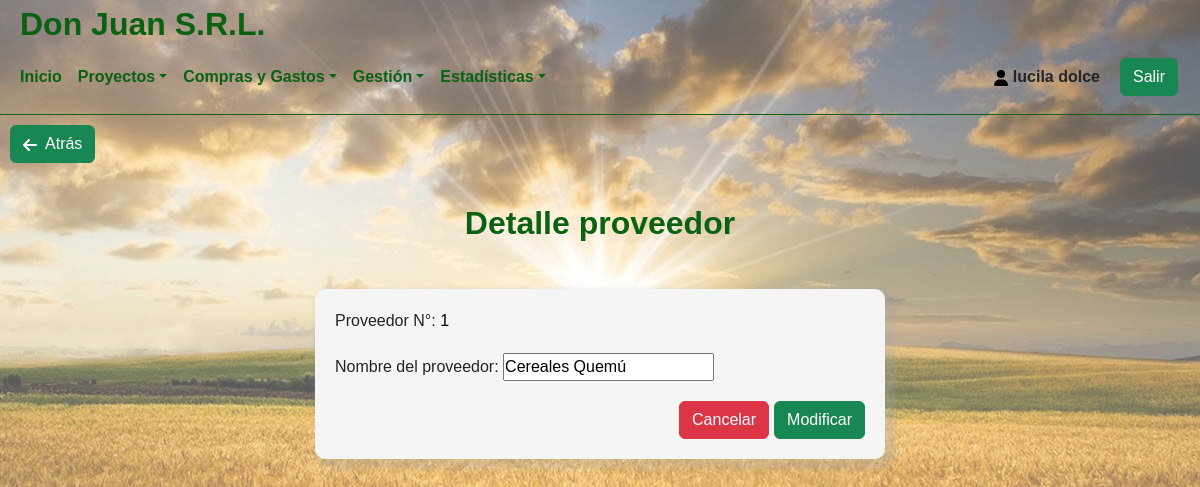
The page /System/detalleProveedor.php?no=1 (signed in) on the database its author committed.
### tables this page shows
CREATE TABLE `usuarios` (
  `id_usuario` int(11) NOT NULL,
  `usuario` varchar(45) NOT NULL,
  `password` varchar(45) NOT NULL,
  `nombre` varchar(45) NOT NULL,
  `apellido` varchar(45) NOT NULL,
  `id_tipoUsuario` int(11) NOT NULL,
  `id_EstadoUsuario` int(1) NOT NULL
);

CREATE TABLE `proveedores` (
  `id_Proveedor` int(2) NOT NULL,
  `proveedor` varchar(100) NOT NULL
);

### System/detalleProveedor.php (the view, shortened to what this page needs)
<?php
include('../Template/Cabecera.php');
$consulta = Consultar($_GET['no']);
function Consultar($no_id)
{
    include('../Modelo/Conexion.php');
	$sentencia =  "SELECT * FROM proveedores WHERE id_Proveedor='".$no_id."'";
	$resultado = mysqli_query($conexion, $sentencia);
	$filas = mysqli_fetch_assoc($resultado);
	return [
		$filas['id_Proveedor'],
		$filas['proveedor'],
	];
}
$id = $consulta[0];
$prov = $consulta[1];
?>
<div class="centrado">
    <div class="centrado-vlv">
        <a href="./proveedores.php"><button class="btn btn-success">&nbsp Atrás</button></a>
    </div>
    <div class="centrado--titulo">
        <h1>Detalle proveedor</h1>
    </div>
    <div class="centrado--form">
        <form action="./modProveedor.php" name="form_mod" id="form_mod" method="POST" class="centrado--form--form">
            <div>
                <label for="id">Proveedor N°:</label>
                <input type="text" name="id" id="id" class="readonly" value="<?php echo $id; ?>" readonly>
            </div>
            <div>
                <label for="name">Nombre del proveedor:</label>
                <input type="text" name="prov" id="prov" value="<?php echo $prov;?>" required>
            </div>
            <div class="labelInputbtn" style="gap:5px;">
                <button type="reset" class="btn btn-danger">Cancelar</button>
                <button type="button" id="btnform" class="btn btn-success">Modificar</button>
            </div>
        </form>
    </div>
</div>

### Template/Cabecera.php (shortened to what this page needs)
<?php
include ("../Modelo/Conexion.php");
$iduser = $_SESSION['usuario'];
$sql = "SELECT * FROM usuarios WHERE usuario='$iduser'";
$resultado = $conexion->query($sql);
$row = $resultado->fetch_assoc();
$nombre = $row['nombre'];
$apellido = $row['apellido'];
$tipoUsu = $row['id_tipoUsuario'];
?>
<!DOCTYPE html>
<html lang="es">
<head>
    <link href="https://cdn.jsdelivr.net/npm/bootstrap@5.2.0-beta1/dist/css/bootstrap.min.css" rel="stylesheet">
    <link href="https://unpkg.com/aos@2.3.1/dist/aos.css" rel="stylesheet">
	<link rel="stylesheet" href="../Css/estilos.css">
</head>
<body>
<header class="hea-pri" >
	<div class="titPrincipal">
		<h1>Don Juan S.R.L.</h1>
	</div>
    <nav class="navbar navbar-expand-lg navbar-light" style="border-bottom: 1px solid #0a6111;">
        <div class="container-fluid navpri">
            <div class="collapse navbar-collapse" id="navbarNav" >
                <ul class="navbar-nav">
				<li class="nav-item">
					<a href="./Inicio.php" class="nav-link" style="color: #0a6111;" aria-current="page">Inicio</a>
				</li>
                <li class="nav-item dropdown">
                        <a href="#" class="nav-link dropdown-toggle " id="navbarDropdown" role="button" data-bs-toggle="dropdown" aria-expanded="false" style="color: #0a6111;">Proyectos</a>
                    </li>
                    <li class="nav-item dropdown">
                        <a href="#" class="nav-link dropdown-toggle " id="navbarDropdown" role="button" data-bs-toggle="dropdown" aria-expanded="false" style="color: #0a6111;">Compras y Gastos</a>
                    </li>
					<?php if($tipoUsu == 1){;?>
					<li class="nav-item dropdown">
                        <a href="#" class="nav-link dropdown-toggle " id="navbarDropdown" role="button" data-bs-toggle="dropdown" aria-expanded="false" style="color: #0a6111;">Gestión</a>
                    </li>
					<?php };?>
					<li class="nav-item dropdown">
                        <a href="#" class="nav-link dropdown-toggle " id="navbarDropdown" role="button" data-bs-toggle="dropdown" aria-expanded="false" style="color: #0a6111;">Estadísticas</a>
                    </li>
                </ul>
            </div>
            <div class="exit">
				<div class="exit-name">
				<p><svg xmlns="http://www.w3.org/2000/svg" height="1em" viewBox="0 0 448 512" style="fill:#000000;"><path d="M224 256A128 128 0 1 0 224 0a128 128 0 1 0 0 256zm-45.7 48C79.8 304 0 383.8 0 482.3C0 498.7 13.3 512 29.7 512H418.3c16.4 0 29.7-13.3 29.7-29.7C448 383.8 368.2 304 269.7 304H178.3z"/></svg>&nbsp<?php echo $nombre." ".$apellido;?></p>
				</div>
				<div class="exit-exit">
					<a href="../index.php">
						<button class="btn btn-success">Salir</button>
					</a>
				</div>
			</div>
        </div>
    </nav>
</header>

### Css/estilos.css (style rules this page uses)
* { margin: 0; padding: 0; box-sizing: border-box; font-family: 'Montserrat Alternates', sans-serif; }
body { background-color: whitesmoke; background-image: linear-gradient( to right, rgba(255, 255, 255, 0.35), rgba(255, 255, 255, 0.35) ), url('../imagenes/campo.jpg'); background-repeat: no-repeat; background-attachment: fixed; background-size: cover; object-fit: cover; background-repeat: no-repeat; background-position: center center; justify-content: center; align-items: center; height: auto; }
a { text-decoration: none; }
h1 { color: #0a6111; display: block; font-size: 2em; margin-block-start: 0.67em; margin-block-end: 0.67em; margin-inline-start: 0px; margin-inline-end: 0px; font-weight: bold; }
.nav-link { font-weight: bold; }
.exit-name { font-weight: bold; }
.titPrincipal { width: 100%; height: 40px; display: flex; justify-content: flex-start; }
.titPrincipal h1 { margin-left: 20px; margin-block-start: 0.15em; }
.centrado-vlv { padding: 10px; width: 100%; display: flex; justify-content: flex-start; }
.centrado { width: 100%; display: flex; justify-content: center; align-items: center; flex-direction: column; margin-bottom: 20px; gap: 10px; }
.centrado--form { width: 600px; padding: 15px; display: flex; justify-content: center; align-items: center; flex-direction: column; }
.centrado--form--form { width: 100%; display: flex; justify-content: center; align-items: flex-start; flex-direction: column; gap: 20px; }
.readonly { width: 40px; background-color: transparent; border: none; cursor: default; }
.labelInputbtn { width: 100%; display: flex; justify-content: flex-end; }
p { margin: 0%; }
form { padding: 20px; box-shadow: 5px 5px 5px 5px rgba(165, 164, 164, 0.3); border-radius: 10px; background-color: whitesmoke; margin-bottom: 20px; }
.exit { padding: 10px; display: flex; justify-content: center; align-items: center; flex-direction: row; gap: 20px; font-family: 'Montserrat Alternates', sans-serif; }

### System/detalleProveedor.php (style rules this page uses)
svg { fill:#ffffff }

### rows shown on the page
usuarios: nombre "lucila", apellido "dolce"
proveedores: id "1", prov "Cereales Quemú"
